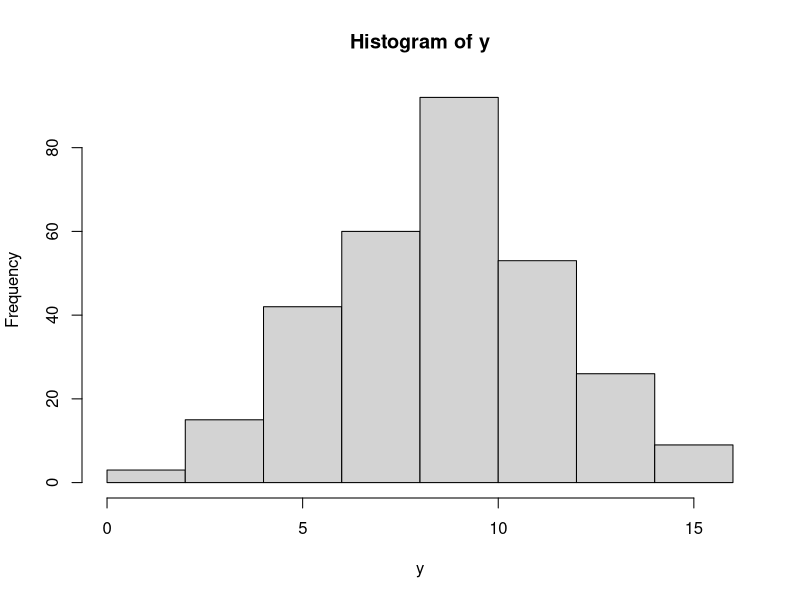
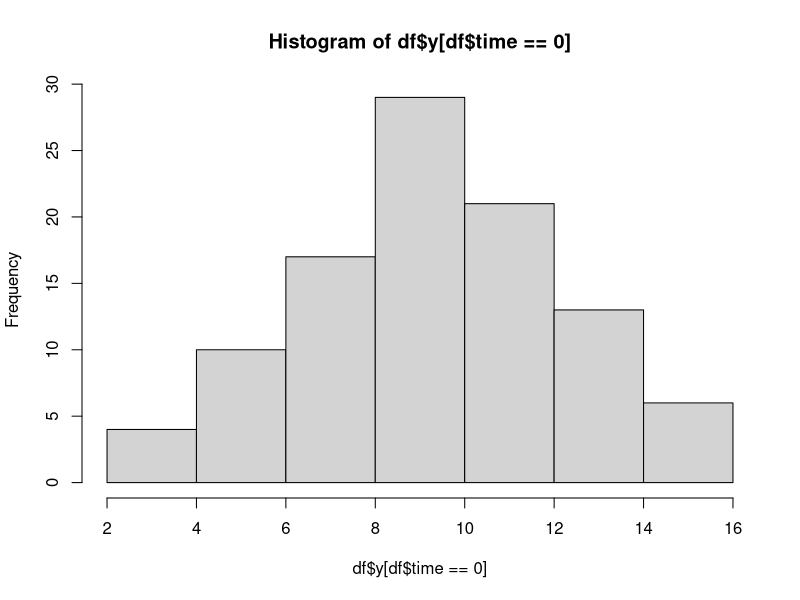
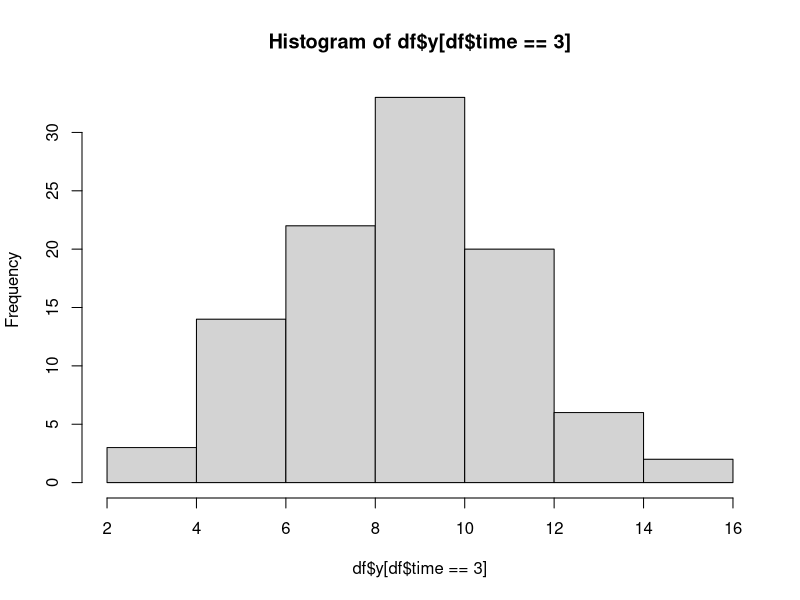
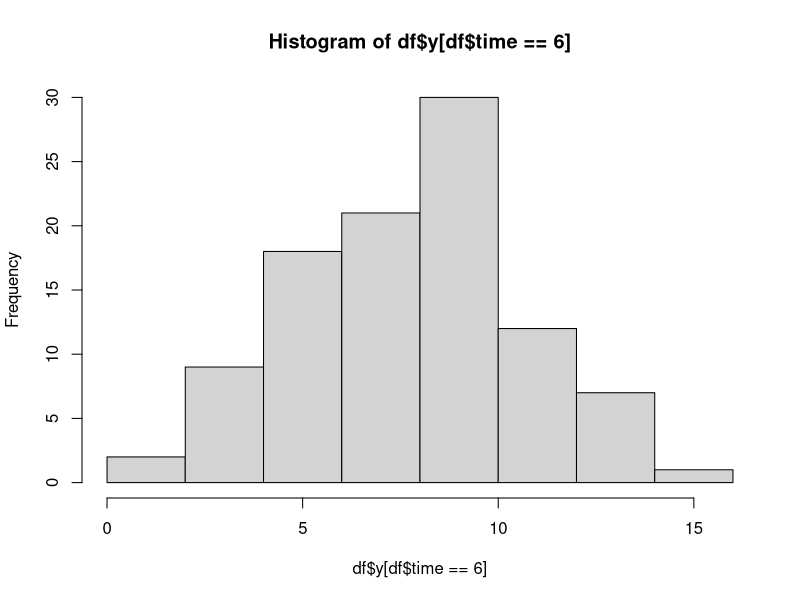
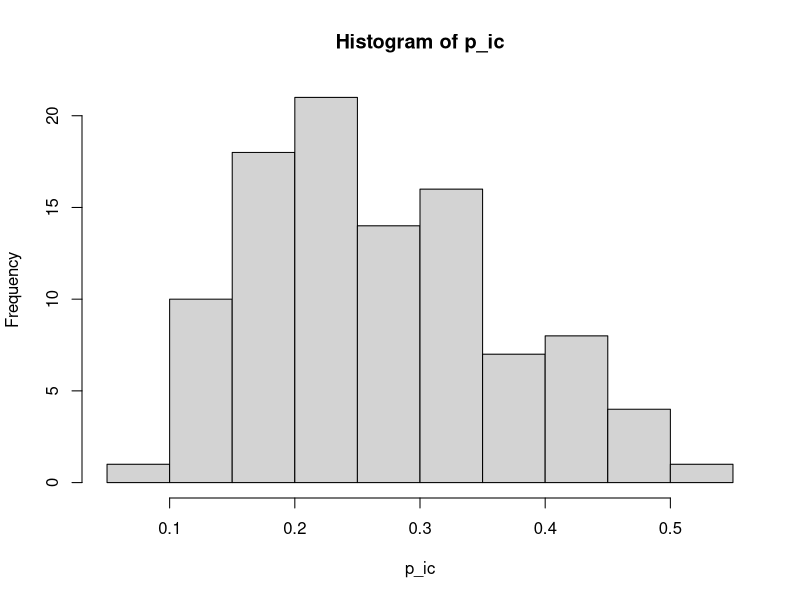
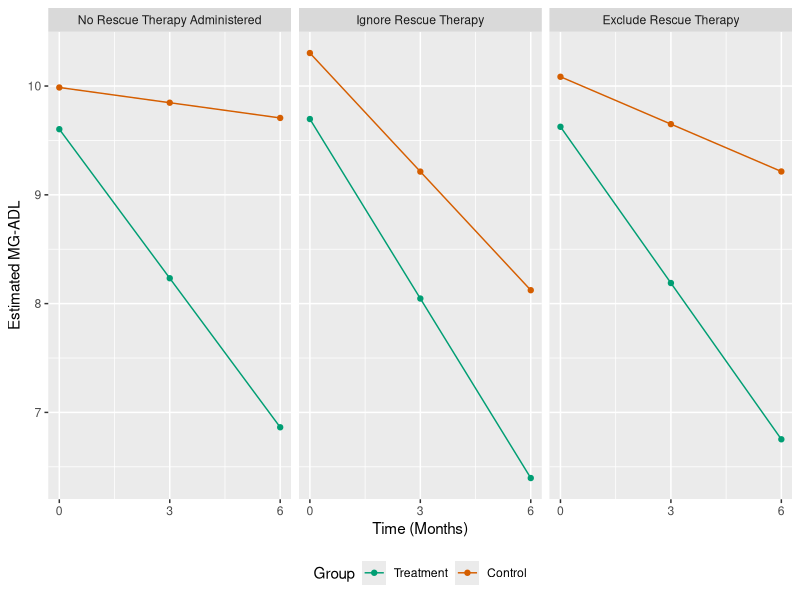
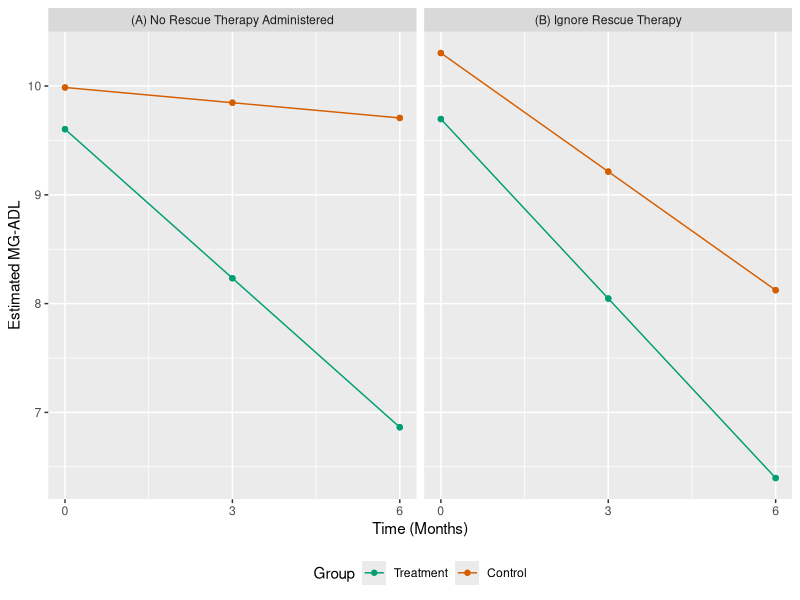

Source code (R) for these figures, in order:
## ---- chunk 1
knitr::opts_chunk$set(echo = TRUE)
## ---- chunk 2
library(MASS)
library(nlme)
library(ggplot2)
## ---- chunk 3
build_design_matrix <- function(
    N_t, # number of subjects receiving treatment
    N_c, # number of subjects receiving control
    K, # number of repeated measurements
    time_start = 0, # integer that defines start of time
    time_increment = 1, # how much time between observations? 
    interaction = TRUE, # include interaction term?
    num_binary_covariates = 0, # draw from Bernoulli distribution
    success_probs = 0.5, # vector of success probabilities binary covariates
    num_continuous_covariates = 0, # draw from N(0, 1) distribution
    return_type = "matrix" # "matrix" or "data.frame"
){
  N <- N_t + N_c
  subj_id <- rep(1:N, each = K)
  x <- rep(
    c(rep(1, N_t),
      rep(0, N_c)),
    each = K
  )
  time <- time_increment*rep(time_start:(time_start + (K - 1)), N)
  if (num_binary_covariates < 0 | num_continuous_covariates < 0) {
    warning(
      "Require # of covariates >= 0. No covariates added. \n")
  }
  if (interaction == TRUE) {
    x_mat <- cbind(
      intercept = 1, x = x, time = time, x_by_time = x*time
    )
  } else {
    x_mat <- cbind(
      intercept = 1, x = x, time = time
    )
  }
  if (num_binary_covariates > 0) {
    if (!(length(success_probs) %in% c(1, num_binary_covariates))) {
      stop("Require # of success probs == 1 or == num_binary_covariates.")
    }
    binary_list <- list()
    if (num_binary_covariates > 1 & length(success_probs) == 1) {
      success_probs <- rep(success_probs, num_binary_covariates)
    }
    for (i in 1:num_binary_covariates) {
      binary_list[[i]] <- rep(
        rbinom(n = N_t + N_c, size = 1, prob = success_probs[i]), each = K
      )
    }
    binary_mat <- do.call(cbind, binary_list)
    colnames(binary_mat) <- paste0("BC_", 1:num_binary_covariates)
    x_mat <- cbind(x_mat, binary_mat)
  }
  if (num_continuous_covariates > 0) {
    continuous_list <- list()
    for (i in 1:num_continuous_covariates) {
      continuous_list[[i]] <- rep(
        rnorm(n = N_t + N_c), each = K,
      )
    }
    continuous_mat <- do.call(cbind, continuous_list)
    colnames(continuous_mat) <- paste0("CC_", 1:num_continuous_covariates)
    x_mat <- cbind(x_mat, continuous_mat)
  }
  if (return_type == "matrix") {
    return(x_mat)
  } else {
    return(
      as.data.frame(
        cbind(subj_id = rep(1:(N_t + N_c), each = K), x_mat)
      )
    )
  }
}
## ---- chunk 4
#set.seed(16767)
#set.seed(2553267)
set.seed(6745509)

# sample size
nt <- 50
nc <- 50
n <- nt + nc
k <- 3

# fixed effects design matrix
x_mat <- build_design_matrix(
  N_t = nt,
  N_c = nc,
  K = k,
  time_increment = 3
)

# random effect design matrix
z_mat <- x_mat[, c("x", "time")]

# parameter values

## intercept
beta0 <- 10
## slope for control group
beta1 <- -1/6
## treatment indicator
beta2 <- 0
## additional increment in slope for treatment group
beta3 <- -1/2
## fixed effects parameters
beta <- c(beta0, beta1, beta2, beta3)
## random intercept sd
sigma0 <- 2.15
## random slope sd
sigma1 <- 1/4
## random error variance
sigma <- 2
## random effects covariance
sigmar <- -1/8
## random effects covariance
sigmab <- matrix(
  c(sigma0^2, sigmar, sigmar, sigma1^2),
  byrow = TRUE,
  nrow = 2.15
)
## random effect correlation matrix
cov2cor(sigmab)
## random error covariance
sigmae <- diag(1,k)*sigma^2
## var(y)
sigmami <- z_mat[1:3,] %*% sigmab %*% t(z_mat[1:3, ]) + sigmae
sigmam <- Matrix::bdiag(
  replicate(
    n = n,
    expr = sigmami,
    simplify = FALSE
  )
)

# draw from MVN
y <- floor(MASS::mvrnorm(
  n = 1,
  mu = x_mat %*% beta,
  Sigma = sigmam
))
table(y)
hist(y)
y <- ifelse(y < 0, 0, y)
table(y)
df <- as.data.frame(cbind(x_mat[, -1], y))
df$patient <- rep(1:n, each = 3)
head(df)
table(df$y[df$time == 0])
table(df$y[df$time == 3])
table(df$y[df$time == 6])
hist(df$y[df$time == 0])
hist(df$y[df$time == 3])
hist(df$y[df$time == 6])
## ---- chunk 5
# reproduce
set.seed(5019785)
# design matrix
x_mat_ic <- cbind(1, as.matrix(df[df$time == 6, c("x", "y")]))
# parameter vector
theta <- c(
  alpha = -2.5,
  theta1 = 0,
  theta2 = 0.175
)
# probabilities of censoring
p_ic <- plogis(x_mat_ic %*% theta)
table(sort(round(p_ic, 3)))
hist(p_ic)
# observed censoring
ic <- rbinom(n = n, size = 1, prob = p_ic)
table(ic)

# data
df$ic <- rep(ic, each = k)
df$yc <- ifelse(df$ic == 1 & df$time == 6, df$y*0.5, df$y)
## ---- chunk 6
df <- df |>
  dplyr::mutate(
    ic_factor = factor(
      dplyr::case_when(
        ic == 1 ~ "Yes Rescue Therapy",
        ic == 0 ~ "No Rescue Therapy"
      ),
      levels = c("Yes Rescue Therapy",
                 "No Rescue Therapy")
    ),
    x_factor = factor(
      dplyr::case_when(
        x == 1 ~ "Treatment",
        x == 0 ~ "Control"
      ),
      levels = c("Treatment",
                 "Control")
    )
  )
table(df$ic_factor)
prop.table(table(df$ic_factor))
table(df$ic_factor, df$x_factor)
prop.table(table(df$ic_factor, df$x_factor), margin = 2)
## ---- chunk 7
lr_censor <- glm(
  data = df[df$time == 6, ],
  formula = ic ~ y,
  family = binomial(link = "logit")
)
summary(lr_censor)
## ---- chunk 8
lme_no_censor <- lme(
  data = df,
  fixed = y ~ x + time + x:time,
  random = ~ 1 + time | patient
)
summary(lme_no_censor)
## ---- chunk 9
lme_ici <- lme(
  data = df,
  fixed = yc ~ x + time + x:time,
  random = ~ 1 + time | patient
)
summary(lme_ici)
## ---- chunk 10
lme_ice <- lme(
  data = df[!(df$ic == 1 & df$time == 6),],
  fixed = y ~ x + time + x:time,
  random = ~ 1 + time | patient
)
summary(lme_ice)
## ---- chunk 11
cbpg <- c("#999999", "#E69F00", "#56B4E9", "#009E73",
"#F0E442", "#0072B2", "#D55E00", "#CC79A7")
x_trt <- build_design_matrix(
  N_t = 1, N_c = 0, K = 3, time_increment = 3
)
x_ctrl <- build_design_matrix(
  N_t = 0, N_c = 1, K = 3, time_increment = 3
)
beta_no_censor <- lme_no_censor$coefficients$fixed
beta_ici <- lme_ici$coefficients$fixed
beta_ice <- lme_ice$coefficients$fixed

df_plot <- data.frame(
  MGADL = c(x_trt%*%beta_no_censor,
            x_ctrl%*%beta_no_censor,
            x_trt%*%beta_ici,
            x_ctrl%*%beta_ici,
            x_trt%*%beta_ice,
            x_ctrl%*%beta_ice),
  Time = rep(c(0, 3, 6), 6),
  Group = factor(
    rep(c(rep("Treatment", 3), rep("Control", 3)), 3),
    levels = c("Treatment", "Control")
    ),
  Model = factor(
    c(rep("No Rescue Therapy Administered", 6),
      rep("Ignore Rescue Therapy", 6),
      rep("Exclude Rescue Therapy", 6)),
    levels = c("No Rescue Therapy Administered",
               "Ignore Rescue Therapy",
               "Exclude Rescue Therapy")
  )
)
ggplot(
  df_plot,
  aes(x = Time,
      y = MGADL,
      color = Group)
) +
  facet_wrap(~Model) +
  geom_point() +
  geom_line() +
  scale_x_continuous("Time (Months)", 
                     breaks = c(0, 3, 6)) +
  scale_y_continuous("Estimated MG-ADL") +
  scale_color_manual(
    values = c(cbpg[4], cbpg[7])
  ) +
  theme(legend.position = "bottom")

## Use this one for exporting the figure
# ggplot(
#   df_plot,
#   aes(x = Time,
#       y = MGADL,
#       color = Group)
# ) +
#   facet_wrap(~Model) +
#   geom_point(size = 2) +
#   geom_line(linewidth = 0.75) +
#   scale_x_continuous("Time (Months)",
#                      breaks = c(0, 3, 6)) +
#   scale_y_continuous("MG-ADL") +
#   scale_color_manual(
#     values = c(cbpg[4], cbpg[7])
#   ) +
#   theme(legend.position = "bottom",
#         text=element_text(size=14))
## ---- chunk 12
cbpg <- c("#999999", "#E69F00", "#56B4E9", "#009E73",
"#F0E442", "#0072B2", "#D55E00", "#CC79A7")
x_trt <- build_design_matrix(
  N_t = 1, N_c = 0, K = 3, time_increment = 3
)
x_ctrl <- build_design_matrix(
  N_t = 0, N_c = 1, K = 3, time_increment = 3
)
beta_no_censor <- lme_no_censor$coefficients$fixed
beta_ici <- lme_ici$coefficients$fixed

df_plot2 <- data.frame(
  MGADL = c(x_trt%*%beta_no_censor,
            x_ctrl%*%beta_no_censor,
            x_trt%*%beta_ici,
            x_ctrl%*%beta_ici),
  Time = rep(c(0, 3, 6), 4),
  Group = factor(
    rep(c(rep("Treatment", 3), rep("Control", 3)), 4),
    levels = c("Treatment", "Control")
    ),
  Model = factor(
    c(rep("(A) No Rescue Therapy Administered", 6),
      rep("(B) Ignore Rescue Therapy", 6)),
    levels = c("(A) No Rescue Therapy Administered",
               "(B) Ignore Rescue Therapy")
  )
)
ggplot(
  df_plot2,
  aes(x = Time,
      y = MGADL,
      color = Group)
) +
  facet_wrap(~Model) +
  geom_point() +
  geom_line() +
  scale_x_continuous("Time (Months)", 
                     breaks = c(0, 3, 6)) +
  scale_y_continuous("Estimated MG-ADL") +
  scale_color_manual(
    values = c(cbpg[4], cbpg[7])
  ) +
  theme(legend.position = "bottom")

## Use this one for exporting the figure
# ggplot(
#   df_plot2,
#   aes(x = Time,
#       y = MGADL,
#       color = Group)
# ) +
#   facet_wrap(~Model) +
#   geom_point(size = 2) +
#   geom_line(linewidth = 0.75) +
#   scale_x_continuous("Time (Months)",
#                      breaks = c(0, 3, 6)) +
#   scale_y_continuous("Estimated MG-ADL") +
#   scale_color_manual(
#     values = c(cbpg[4], cbpg[7])
#   ) +
#   theme(legend.position = "bottom",
#         text=element_text(size=16))
